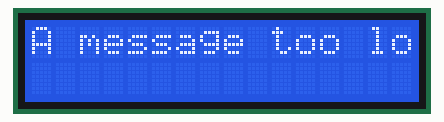
The sketch below on a simulated Arduino Uno, built with avr-gcc and run on an emulated ATmega328P. Shown: 16×2 character LCD.

Above: at 0.1 s.
At 1.21 s:
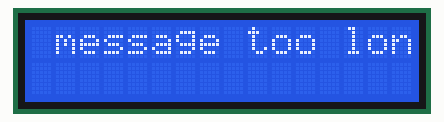
At 1.81 s:
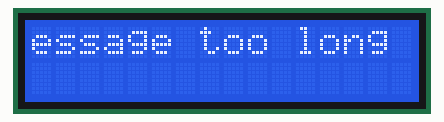
At 2.71 s:
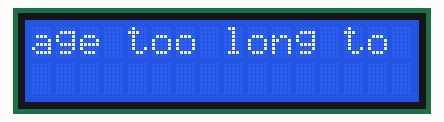
At 3.5 s:
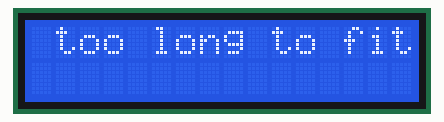

Measured:
- by itself, everything shown: repeats every 4.7 s, in 11 steps
- what the display in image 4 shows lasts 1.3 s, from 3.5 s to 4.8 s

The sketch:

ch11r4A.ino
```cpp
/*
 * Marquee using lcd.scrollDisplayLeft
 * this sketch scrolls up to 32 characters of text
 */

#include <LiquidCrystal.h>

// initialize the library with the numbers of the interface pins
LiquidCrystal lcd(12, 11, 5, 4, 3, 2);
const int numRows = 2;
const int numCols = 16;


void setup()
{
  // set up the LCD's number of columns and rows:
  lcd.begin(numCols, numRows);
}

void loop()
{
  marquee("A message too long to fit");
  delay(1000);
  lcd.clear();
}

// this function uses scrolling to display a message up to 32 bytes long
void marquee( char *text)
{
  lcd.print(text);
  delay(1000);
  for (int position = 0; position < strlen(text)-numCols; position++)
  {
    lcd.scrollDisplayLeft();
    delay(300);
  }
}
```
